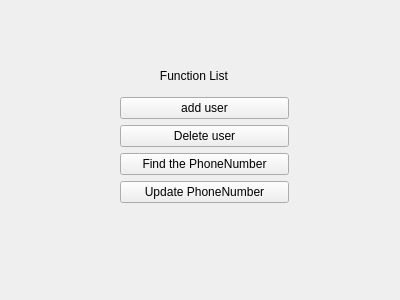
<?xml version="1.0" encoding="UTF-8"?>
<ui version="4.0">
 <class>func</class>
 <widget class="QWidget" name="func">
  <property name="geometry">
   <rect>
    <x>0</x>
    <y>0</y>
    <width>400</width>
    <height>300</height>
   </rect>
  </property>
  <property name="windowTitle">
   <string>Form</string>
  </property>
  <widget class="QWidget" name="verticalLayoutWidget">
   <property name="geometry">
    <rect>
     <x>120</x>
     <y>60</y>
     <width>169</width>
     <height>143</height>
    </rect>
   </property>
   <layout class="QVBoxLayout" name="verticalLayout">
    <item>
     <widget class="QLabel" name="label">
      <property name="text">
       <string>            Function List</string>
      </property>
     </widget>
    </item>
    <item>
     <widget class="QPushButton" name="pushButton">
      <property name="text">
       <string>add user</string>
      </property>
     </widget>
    </item>
    <item>
     <widget class="QPushButton" name="pushButton_2">
      <property name="text">
       <string>Delete user</string>
      </property>
     </widget>
    </item>
    <item>
     <widget class="QPushButton" name="pushButton_3">
      <property name="text">
       <string>Find the PhoneNumber</string>
      </property>
     </widget>
    </item>
    <item>
     <widget class="QPushButton" name="pushButton_4">
      <property name="text">
       <string>Update PhoneNumber</string>
      </property>
     </widget>
    </item>
   </layout>
  </widget>
 </widget>
 <resources/>
 <connections/>
</ui>
